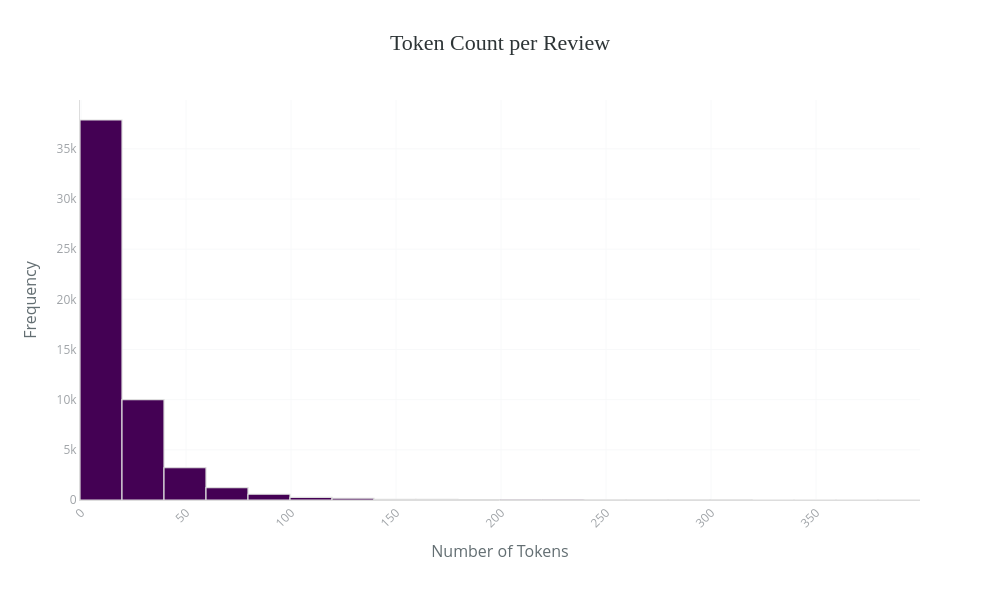

Notebook code cell kept with this figure:
### Code cell
dataset['token_count'] = dataset['02_transformed_text'].apply(len)

histogram_chart(
    data=dataset,
    column='token_count',
    title='Token Count per Review',
    x_label='Number of Tokens'
)

### Figure 1 — Plotly figure (JSON) as saved in the notebook; plotly's stock layout.template omitted (floating-point values rounded to 4 significant figures; data arrays with more than 128 entries replaced by an {"elided": "..."} marker saying what was removed)
{"data": [{"alignmentgroup": "True", "bingroup": "x", "hovertemplate": "token_count=%{x}<br>count=%{y}<extra></extra>", "legendgroup": "", "marker": {"color": "#440154", "line": {"color": "#DDD", "width": 1.2}, "pattern": {"shape": ""}}, "name": "", "nbinsx": 30, "offsetgroup": "", "orientation": "v", "showlegend": false, "type": "histogram", "x": {"elided": "53566 int values"}, "xaxis": "x", "yaxis": "y"}], "layout": {"barmode": "relative", "height": 600, "legend": {"tracegroupgap": 0}, "margin": {"b": 100, "l": 80, "r": 80, "t": 100}, "paper_bgcolor": "white", "plot_bgcolor": "white", "title": {"font": {"color": "#2D3436", "family": "Arial Black", "size": 22}, "text": "Token Count per Review", "x": 0.5, "xanchor": "center"}, "width": 1000, "xaxis": {"anchor": "y", "domain": [0, 1], "gridcolor": "#F8F9FA", "linecolor": "#DDD", "showgrid": true, "tickangle": -45, "tickfont": {"color": "#A0A4A8", "size": 12}, "title": {"font": {"color": "#636E72", "size": 16}, "text": "Number of Tokens"}}, "yaxis": {"anchor": "x", "domain": [0, 1], "gridcolor": "#F8F9FA", "linecolor": "#DDD", "showgrid": true, "tickfont": {"color": "#A0A4A8", "size": 12}, "title": {"font": {"color": "#636E72", "size": 16}, "text": "Frequency"}}}}
